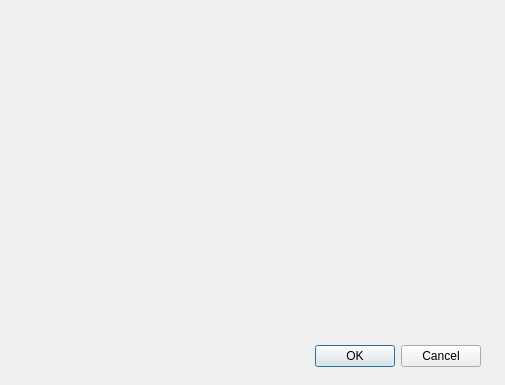
<?xml version="1.0" encoding="UTF-8"?>
<ui version="4.0">
 <class>EditBanForm</class>
 <widget class="QDialog" name="EditBanForm">
  <property name="geometry">
   <rect>
    <x>0</x>
    <y>0</y>
    <width>505</width>
    <height>385</height>
   </rect>
  </property>
  <property name="windowTitle">
   <string>Dialog</string>
  </property>
  <widget class="QDialogButtonBox" name="buttonBox">
   <property name="geometry">
    <rect>
     <x>140</x>
     <y>340</y>
     <width>341</width>
     <height>32</height>
    </rect>
   </property>
   <property name="orientation">
    <enum>Qt::Horizontal</enum>
   </property>
   <property name="standardButtons">
    <set>QDialogButtonBox::Cancel|QDialogButtonBox::Ok</set>
   </property>
  </widget>
 </widget>
 <resources/>
 <connections>
  <connection>
   <sender>buttonBox</sender>
   <signal>accepted()</signal>
   <receiver>EditBanForm</receiver>
   <slot>accept()</slot>
   <hints>
    <hint type="sourcelabel">
     <x>248</x>
     <y>254</y>
    </hint>
    <hint type="destinationlabel">
     <x>157</x>
     <y>274</y>
    </hint>
   </hints>
  </connection>
  <connection>
   <sender>buttonBox</sender>
   <signal>rejected()</signal>
   <receiver>EditBanForm</receiver>
   <slot>reject()</slot>
   <hints>
    <hint type="sourcelabel">
     <x>316</x>
     <y>260</y>
    </hint>
    <hint type="destinationlabel">
     <x>286</x>
     <y>274</y>
    </hint>
   </hints>
  </connection>
 </connections>
</ui>
